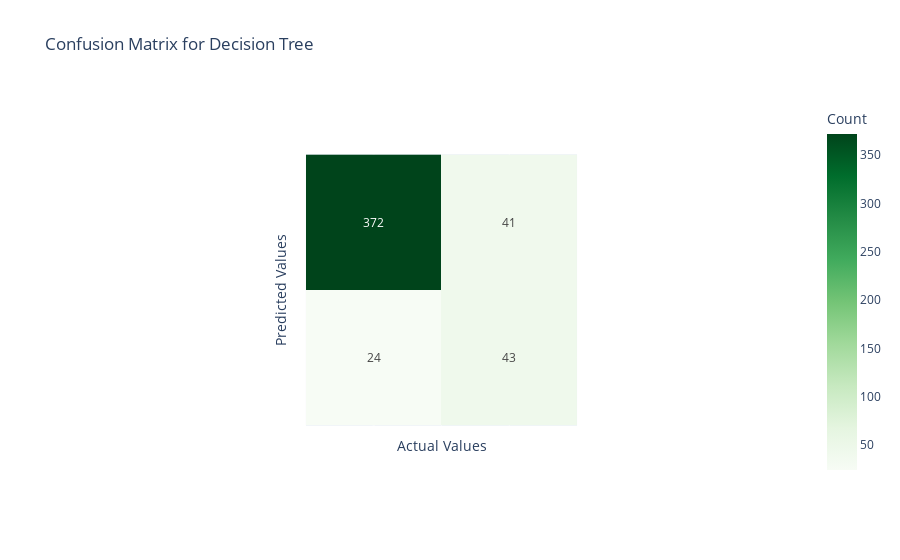

The notebook cell this image was saved under:
### Markdown cell above
### Decision Tree

### Code cell
# Decision Tree model evaluation
# Logistic Regression model evaluation
fig = px.imshow(confusion_matrix(y_test, tr_pred),
                labels = dict(x='Actual Values', 
                              y = 'Predicted Values', 
                              color= 'Count'),
                x = [0,1],
                y =[0,1] ,
                color_continuous_scale= 'greens',
                title = 'Confusion Matrix for Decision Tree',
                text_auto = True)
fig.update_xaxes(showticklabels = False)
fig.update_yaxes(showticklabels = False)
fig.show()

### Figure 1 — Plotly figure (JSON) as saved in the notebook; plotly's stock layout.template omitted (floating-point values rounded to 4 significant figures)
{"data": [{"coloraxis": "coloraxis", "hovertemplate": "Actual Values: %{x}<br>Predicted Values: %{y}<br>Count: %{z}<extra></extra>", "name": "0", "texttemplate": "%{z}", "type": "heatmap", "x": [0, 1], "xaxis": "x", "y": [0, 1], "yaxis": "y", "z": [[372, 41], [24, 43]]}], "layout": {"autosize": true, "coloraxis": {"colorbar": {"title": {"text": "Count"}}, "colorscale": [[0, "rgb(247,252,245)"], [0.125, "rgb(229,245,224)"], [0.25, "rgb(199,233,192)"], [0.375, "rgb(161,217,155)"], [0.5, "rgb(116,196,118)"], [0.625, "rgb(65,171,93)"], [0.75, "rgb(35,139,69)"], [0.875, "rgb(0,109,44)"], [1, "rgb(0,68,27)"]]}, "title": {"text": "Confusion Matrix for Decision Tree"}, "xaxis": {"anchor": "y", "autorange": true, "constrain": "domain", "domain": [0.3125, 0.6875], "range": [-0.5, 1.5], "scaleanchor": "y", "showticklabels": false, "title": {"text": "Actual Values"}, "type": "linear"}, "yaxis": {"anchor": "x", "autorange": true, "constrain": "domain", "domain": [0, 1], "range": [1.5, -0.5], "showticklabels": false, "title": {"text": "Predicted Values"}, "type": "linear"}}}
